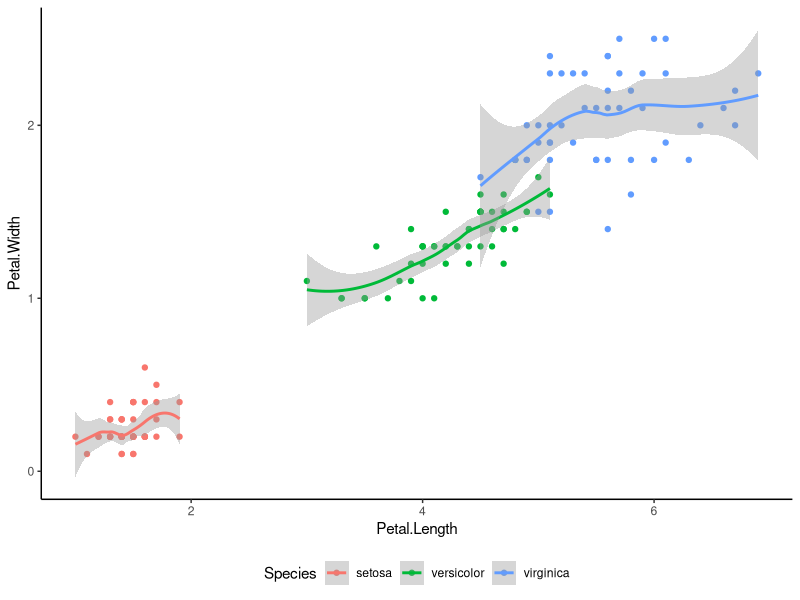
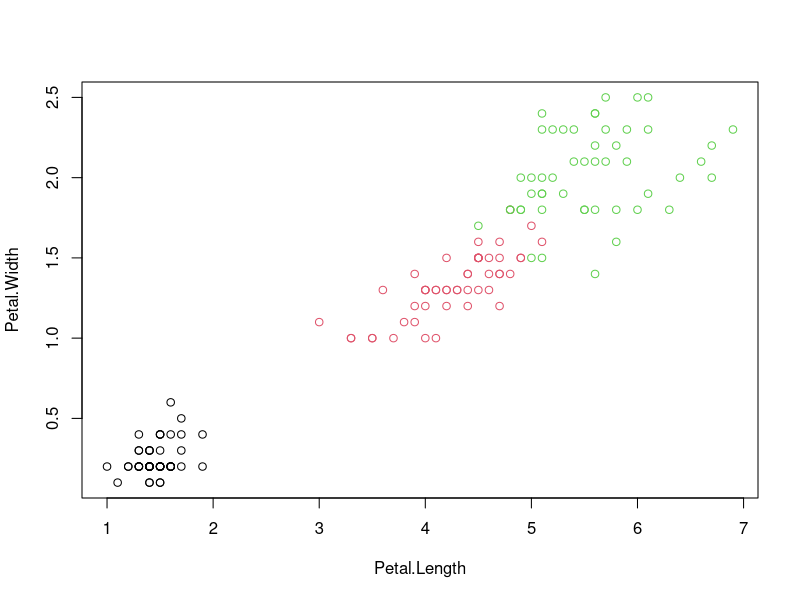

Write the R code that produced these figures, in order.
## ---- chunk 1
library(tufte)
# invalidate cache when the tufte version changes
knitr::opts_chunk$set(tidy = TRUE, cache.extra = packageVersion('tufte'), echo = TRUE, warning = F, message = F)
options(htmltools.dir.version = FALSE)
## ---- chunk 2
library(ggplot2)
ggplot(iris, aes(Petal.Length, Petal.Width, color = Species)) +
  geom_point() + 
  geom_smooth() +
  theme_classic() +
  theme(legend.position = 'bottom') 
plot(Petal.Width ~ Petal.Length, iris, col = Species)
## ---- chunk 3
knitr::kable(
  iris[1:6,], caption = 'A subset of iris'
)
